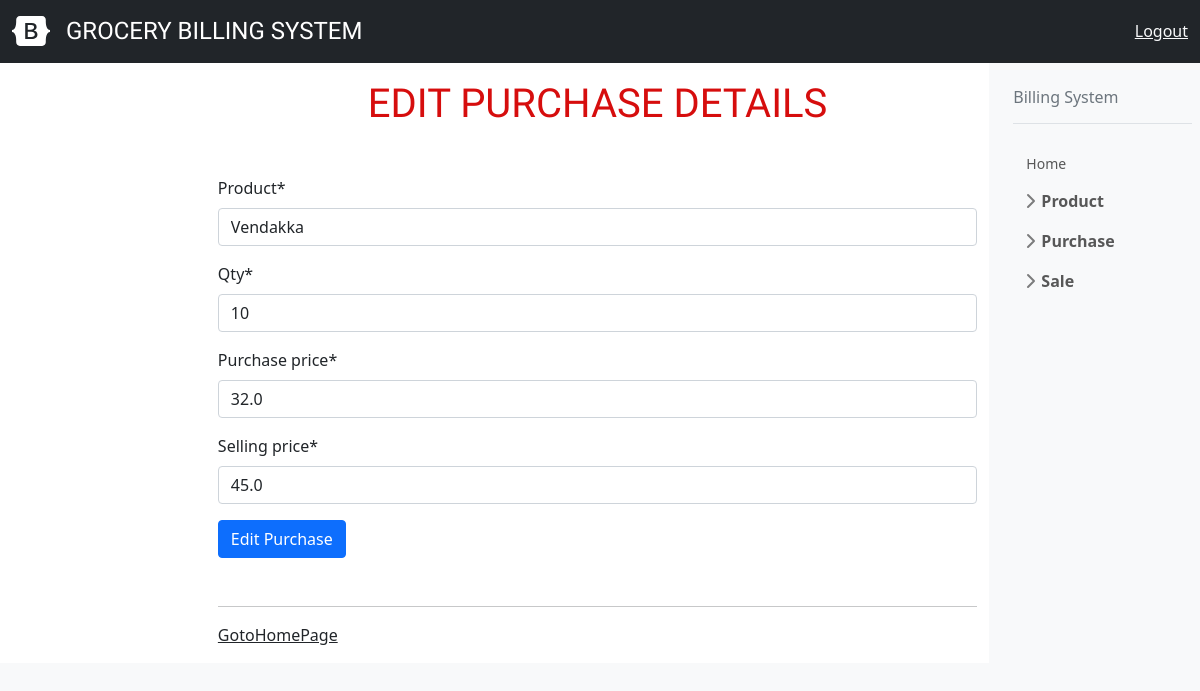
Before: /editpurchase/11 with the older database file.
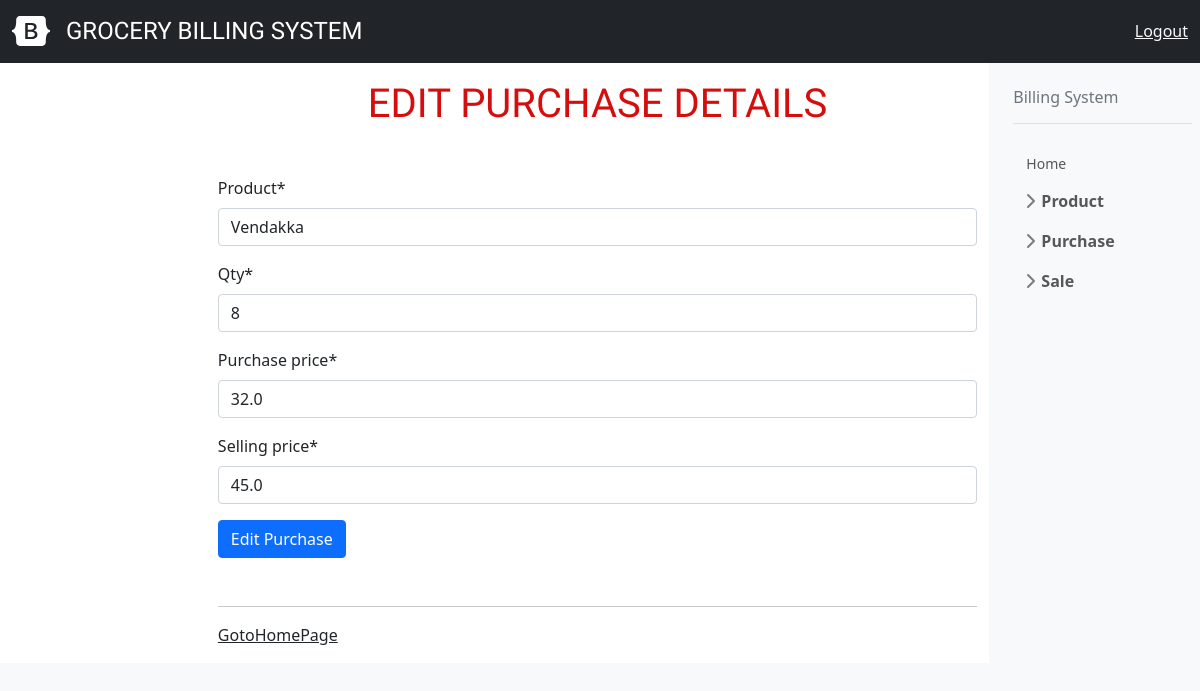
After: the same page with the newer database file.
### billing/models.py (models this page shows, shortened)
class Purchase(models.Model):
    product=models.ForeignKey(Product,on_delete=models.CASCADE)
    qty=models.IntegerField(null=False)
    purchase_price=models.FloatField(null=False)
    selling_price=models.FloatField(null=False)
    purchase_date=models.DateField(auto_now=True)

### billing/views.py (the view, shortened to what this page needs)
# urls.py: path("editpurchase/<int:pk>",EditPurchase.as_view(),name="editpurchase"),
class EditPurchase(TemplateView):
    model=Purchase
    template_name = "billing/purchase_edit.html"
    context={}
    def get_object(self,id):
        return self.model.objects.get(id=id)
    def get(self, request, *args, **kwargs):
        purchases=self.get_object(kwargs.get("pk"))
        form=PurchaseCreateForm(instance=purchases)
        self.context["form"]=form
        return render(request,self.template_name,self.context)

### billing/forms.py
class PurchaseCreateForm(ModelForm):
    class Meta:
        model = Purchase
        fields = ["product","qty","purchase_price","selling_price"]

### billing/models.py (called while the page is built)
    def __str__(self):
        return self.product_name

### billing/templates/billing/purchase_edit.html (shortened to what this page needs)
<!DOCTYPE html>
{% extends 'billing/index.html' %}
{% load crispy_forms_tags %}
    {% block body_block %}
<h1>Edit Purchase Details</h1>
<form method="post">
    {{form|crispy}}
    <input type="submit" class="btn btn-primary" value="Edit Purchase">
</form>
<hr>
<td><a href="{% url 'page' %}" class="link-dark">GotoHomePage</a></td>
{% endblock %}

Changed rows visible on the page:
changed Purchase "Vendakka": qty "10" → "8"
